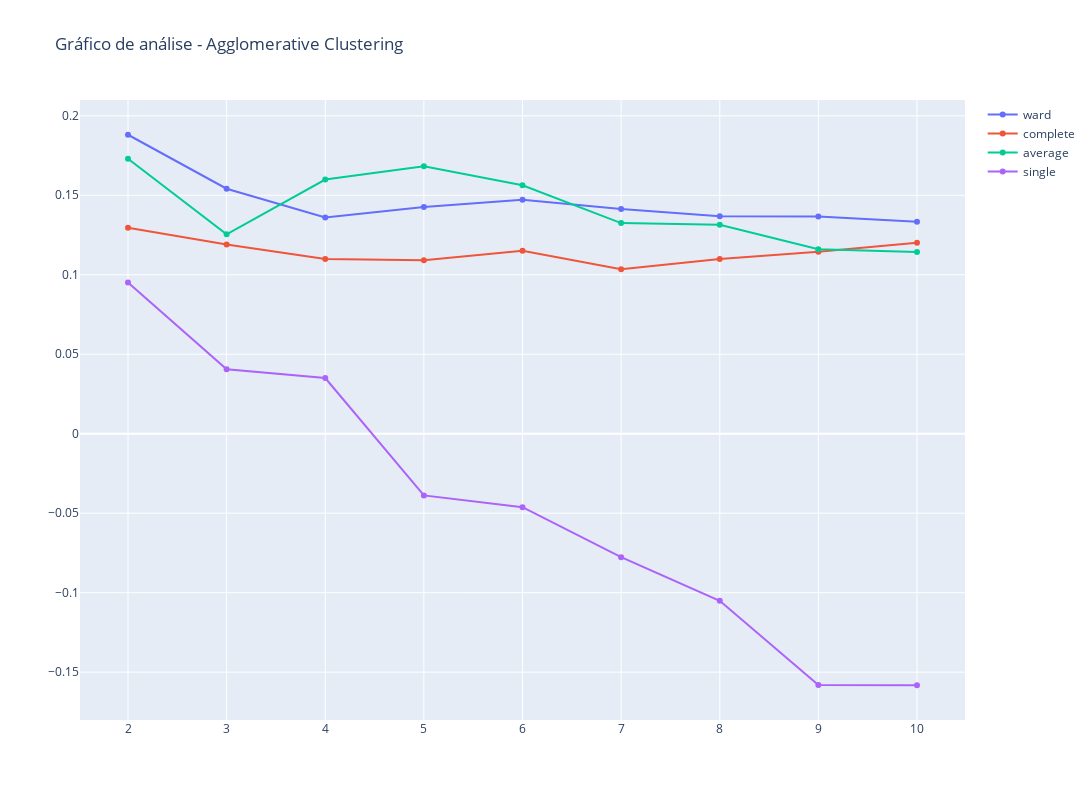

The notebook cell this image was saved under:
### Markdown cell above
# Função de Otimização do AGNES

Define a função que é usada para encontrar o número ideal de clusters e método de ligação para Agglomerative Clustering (AGNES) em um determinado conjunto de dados. AGNES é um tipo de método de agrupamento hierárquico que mescla o par mais próximo de clusters em cada etapa. Resultando em todos os possiveis valores de clusters e suas respectivas inércias.

### Code cell
def optimal_agnes(df, start=2, end=11, linkage_methods=['ward', 'complete', 'average', 'single']):
    '''
    Esta função plota o escore de silhueta para um intervalo de números de clusters e métodos de ligação.
    df: DataFrame. Seus dados.
    start: int. Número inicial de clusters que você deseja testar.
    end: int. Número final de clusters que você deseja testar.
    linkage_methods: list. Métodos de ligação que você deseja testar.
    '''
    
    # Escore de silhueta
    silhouette = {}
    
    for linkage in linkage_methods:
        for n_clusters in range(start, end):
            agnes = AgglomerativeClustering(n_clusters=n_clusters, linkage=linkage).fit(df)
            labels = agnes.labels_
            silhouette[(linkage, n_clusters)] = silhouette_score(df, labels, metric='euclidean')
    
    # Plota um gráfico com o plotly com todos os métodos de ligação na mesma figura
    fig = go.Figure()

    for linkage in linkage_methods:
        fig.add_trace(go.Scatter(x=list(range(start, end)), y=[silhouette[(linkage, i)] for i in range(start, end)], 
                         mode='lines+markers', name=linkage))
        
    fig.update_layout(title_text="Gráfico de análise - Agglomerative Clustering")

    fig.update_layout(
        autosize=False,
        width=1400,
        height=800,
    )

    fig.show()

    # Com o rich, cria uma tabela com os resultados
    table = Table(title="Resultados")
    table.add_column("Linkage", justify="center", style="cyan", no_wrap=True)
    table.add_column("Clusters", justify="center", style="magenta", no_wrap=True)
    table.add_column("Silhouette Score", justify="center", style="green", no_wrap=True)
    
    for key, value in silhouette.items():
        table.add_row(str(key[0]), str(key[1]), str(value))
        
    console = Console()
    console.print(table)

# Uso da função
optimal_agnes(df)

### Figure 1 — Plotly figure (JSON) as saved in the notebook; plotly's stock layout.template omitted (floating-point values rounded to 4 significant figures)
{"data": [{"mode": "lines+markers", "name": "ward", "type": "scatter", "x": [2, 3, 4, 5, 6, 7, 8, 9, 10], "y": [0.1881, 0.1541, 0.1361, 0.1427, 0.1471, 0.1413, 0.1367, 0.1367, 0.1333]}, {"mode": "lines+markers", "name": "complete", "type": "scatter", "x": [2, 3, 4, 5, 6, 7, 8, 9, 10], "y": [0.1295, 0.119, 0.1099, 0.1092, 0.115, 0.1035, 0.1099, 0.1144, 0.1202]}, {"mode": "lines+markers", "name": "average", "type": "scatter", "x": [2, 3, 4, 5, 6, 7, 8, 9, 10], "y": [0.1729, 0.1255, 0.1599, 0.1683, 0.1563, 0.1325, 0.1314, 0.1161, 0.1144]}, {"mode": "lines+markers", "name": "single", "type": "scatter", "x": [2, 3, 4, 5, 6, 7, 8, 9, 10], "y": [0.09514, 0.04058, 0.03502, -0.0388, -0.04622, -0.07763, -0.1051, -0.1581, -0.1582]}], "layout": {"autosize": false, "height": 800, "title": {"text": "Gráfico de análise - Agglomerative Clustering"}, "width": 1400}}
